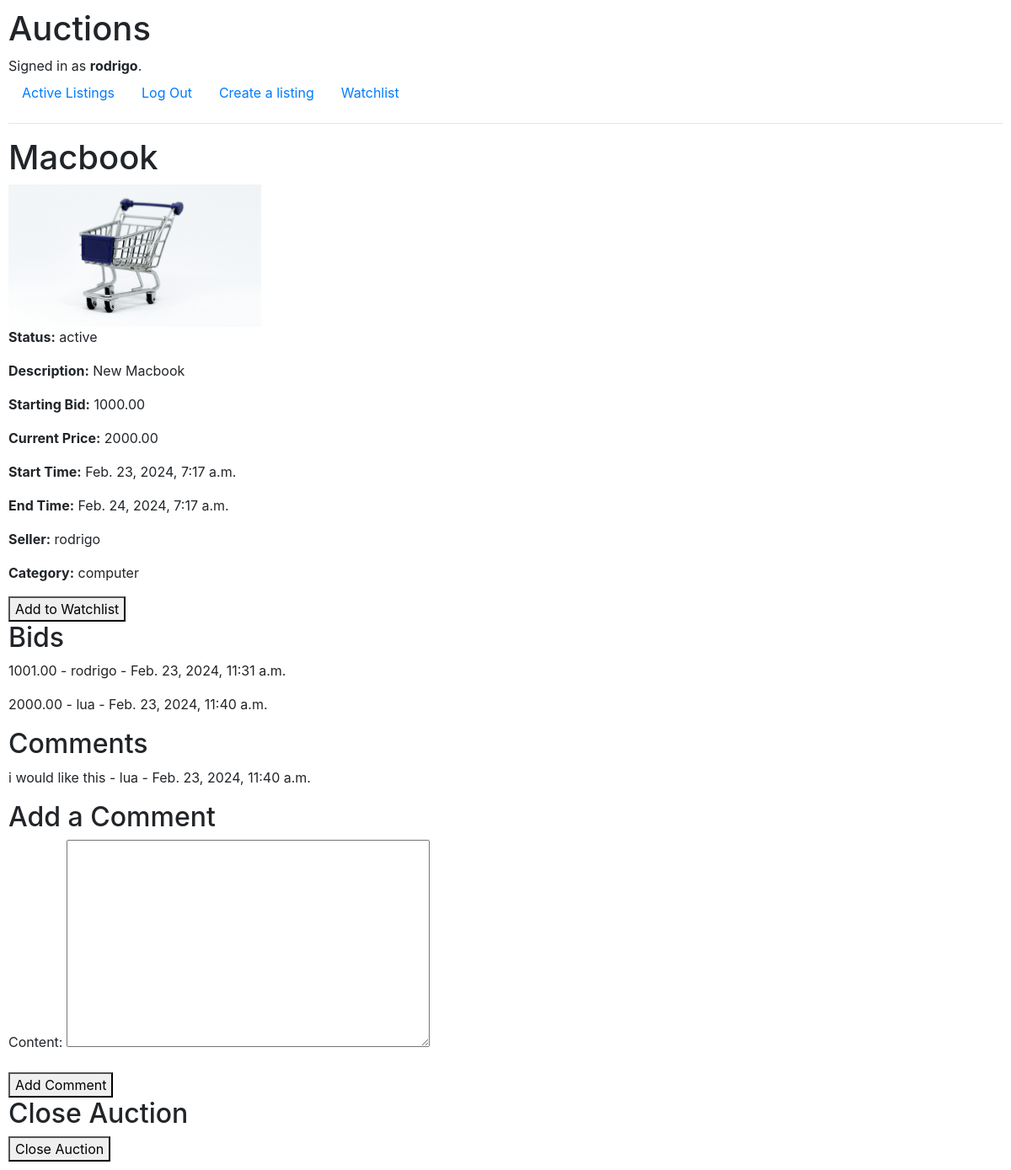
/listing/3/ (signed in), run on the app's committed database.
### auctions/models.py (models this page shows, shortened)
class User(AbstractUser):
    watchlist = models.ManyToManyField('AuctionListing', related_name='watched_by', blank=True)

class AuctionListing(models.Model):
    STATUS_CHOICES = (
        ('active', 'Active'),
        ('closed', 'Closed'),
        ('expired', 'Expired'),
    )
    title = models.CharField(max_length=100)
    description = models.TextField()
    start_time = models.DateTimeField(default=timezone.now)
    end_time = models.DateTimeField()
    starting_bid = models.DecimalField(max_digits=10, decimal_places=2)
    current_price = models.DecimalField(max_digits=10, decimal_places=2, default=0)  # Add current_price field
    category = models.CharField(max_length=50, blank=True)
    status = models.CharField(max_length=10, choices=STATUS_CHOICES, default='active')
    seller = models.ForeignKey(settings.AUTH_USER_MODEL, on_delete=models.CASCADE, related_name='listings')
    image = models.ImageField(upload_to='listing_images/', blank=True, null=True)

class Bid(models.Model):
    amount = models.DecimalField(max_digits=10, decimal_places=2)
    timestamp = models.DateTimeField(default=timezone.now)
    bidder = models.ForeignKey(settings.AUTH_USER_MODEL, on_delete=models.CASCADE, related_name='bids')
    auction_listing = models.ForeignKey(AuctionListing, on_delete=models.CASCADE, related_name='bids')

class Comment(models.Model):
    content = models.TextField()
    timestamp = models.DateTimeField(default=timezone.now)
    commenter = models.ForeignKey(settings.AUTH_USER_MODEL, on_delete=models.CASCADE, related_name='comments')
    auction_listing = models.ForeignKey(AuctionListing, on_delete=models.CASCADE, related_name='comments')

### auctions/views.py (the view)
# urls.py: path("listing/<int:listing_id>/", views.listing_detail, name="listing_detail"),
def listing_detail(request, listing_id):
    listing = get_object_or_404(AuctionListing, pk=listing_id)
    bidform = BidForm()
    commentform = CommentForm()
    return render(request, 'auctions/listing_detail.html', {'listing': listing, "bidform":bidform, "commentform":commentform})

### auctions/forms.py
class BidForm(forms.ModelForm):
    class Meta:
        model = Bid
        fields = ['amount']

class CommentForm(forms.ModelForm):
    class Meta:
        model = Comment
        fields = ['content']

### auctions/templates/auctions/listing_detail.html (shortened to what this page needs)
{% extends "auctions/layout.html" %}
{% load static %}
{% block body %}
    <h1>{{ listing.title }}</h1>
    {% if listing.image %}
        <img src="{{ listing.image.url }}" alt="{{ listing.title }}" style="max-width: 300px; max-height: 300px;">
    {% else %}
        <img src="{% static 'auctions/placeholder.jpg' %}" alt="Placeholder" style="max-width: 300px; max-height: 300px;">
    {% endif %}
    <p><strong>Status:</strong> {{ listing.status }}</p>
    <p><strong>Description:</strong> {{ listing.description }}</p>
    <p><strong>Starting Bid:</strong> {{ listing.starting_bid }}</p>
    <p><strong>Current Price:</strong> {{ listing.current_price }}</p>
    <p><strong>Start Time:</strong> {{ listing.start_time }}</p>
    <p><strong>End Time:</strong> {{ listing.end_time }}</p>
    <p><strong>Seller:</strong> {{ listing.seller.username }}</p>
    <p><strong>Category:</strong> {{ listing.category }}</p>
    {% if user.is_authenticated %}
        {% if listing in user.watchlist.all %}
            <form action="{% url 'remove_from_watchlist' listing.id %}" method="post">
                {% csrf_token %}
                <button type="submit">Remove from Watchlist</button>
            </form>
        {% else %}
            <form action="{% url 'add_to_watchlist' listing.id %}" method="post">
                <button type="submit">Add to Watchlist</button>
            </form>
        {% endif %}
    {% endif %}
    <h2>Bids</h2>
    {% for bid in listing.bids.all %}
        <p>{{ bid.amount }} - {{ bid.bidder }} - {{ bid.timestamp }}</p>
    {% empty %}
        <p>No bids yet.</p>
    {% endfor %}
    <h2>Comments</h2>
    {% for comment in listing.comments.all %}
        <p>{{ comment.content }} - {{ comment.commenter }} - {{ comment.timestamp }}</p>
    {% empty %}
        <p>No comments yet.</p>
    {% endfor %}
    {% if user.is_authenticated %}
        <h2>Add a Comment</h2>
        <form method="post" action="{% url 'add_comment' listing.id %}">
            {{ commentform.as_p }}
            <button type="submit">Add Comment</button>
        </form>
    {% endif %}
    {% if user.is_authenticated and user == listing.seller %}
        <h2>Close Auction</h2>
        <form method="post" action="{% url 'close_auction' listing.id %}">
            <button type="submit">Close Auction</button>
        </form>
    {% endif %}
{% endblock %}

### auctions/templates/auctions/layout.html (shortened to what this page needs)
{% load static %}
<!DOCTYPE html>
<html lang="en">
    <head>
        <link rel="stylesheet" href="https://stackpath.bootstrapcdn.com/bootstrap/4.4.1/css/bootstrap.min.css">
        <link href="{% static 'auctions/styles.css' %}" rel="stylesheet">
    </head>
    <body>
        <h1>Auctions</h1>
        <div>
            {% if user.is_authenticated %}
                Signed in as <strong>{{ user.username }}</strong>.
            {% else %}
                Not signed in.
            {% endif %}
        </div>
        <ul class="nav">
            <li class="nav-item">
                <a class="nav-link" href="{% url 'index' %}">Active Listings</a>
            </li>
            {% if user.is_authenticated %}
                <li class="nav-item">
                    <a class="nav-link" href="{% url 'logout' %}">Log Out</a>
                </li>
                <li class="nav-item">
                    <a class="nav-link" href="{% url 'create_listing' %}">Create a listing</a>
                </li>
                <li class="nav-item">
                    <a class="nav-link" href="{% url 'watchlist' %}">Watchlist</a>
                </li>
            {% endif %}
        </ul>
        <hr>
        {% block body %}
        {% endblock %}
    </body>
</html>

### auctions/static/auctions/styles.css (style rules this page uses)
body { padding: 10px; }

### data on the page
User: username "rodrigo"
AuctionListing: title "Macbook", status "active", description "New Macbook", starting_bid "1000.00", current_price "2000.00", start_time "Feb. 23, 2024, 7:17 a.m.", end_time "Feb. 24, 2024, 7:17 a.m.", seller.username "rodrigo", category "computer"
Bid: amount "1001.00", bidder "rodrigo", timestamp "Feb. 23, 2024, 11:31 a.m."
Bid: amount "2000.00", bidder "lua", timestamp "Feb. 23, 2024, 11:40 a.m."
Comment: content "i would like this", commenter "lua", timestamp "Feb. 23, 2024, 11:40 a.m."
